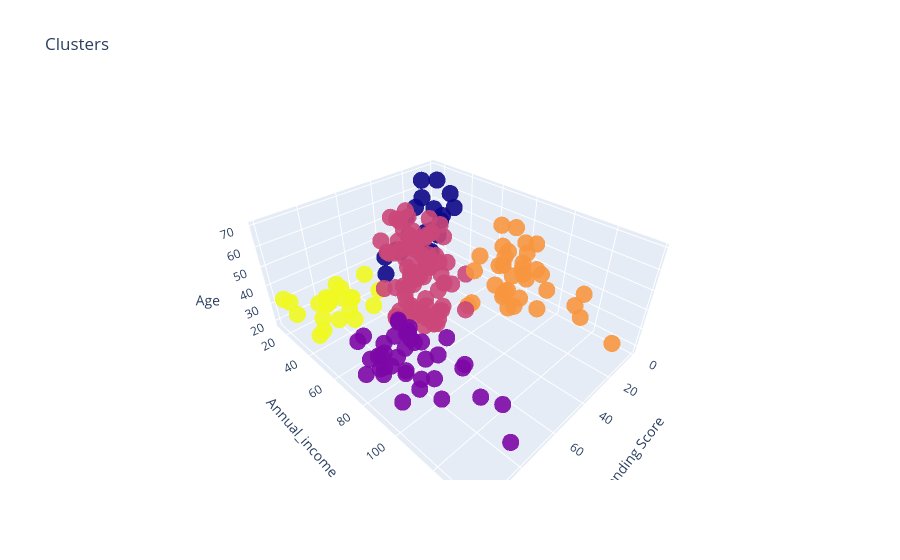

Notebook cell for this chart:
### Code cell
import plotly as py
import plotly.graph_objs as go
#Create a 3d plot to view the data sepparation made by Kmeans
trace1 = go.Scatter3d(
    x= X['Spending Score (1-100)'],
    y= X['Annual Income (k$)'],
    z= X['Age'],
    mode='markers',
     marker=dict(
        color = labels, 
        size= 10,
        line=dict(
            color= labels,
        ),
        opacity = 0.9
     )
)
layout = go.Layout(
    title= 'Clusters',
    scene = dict(
            xaxis = dict(title  = 'Spending Score'),
            yaxis = dict(title  = 'Annual_income'),
            zaxis = dict(title  = 'Age')
        )
)
fig = go.Figure(data=trace1, layout=layout)
py.offline.iplot(fig)

### Figure 1 — Plotly figure (JSON) as saved in the notebook; plotly's stock layout.template omitted (floating-point values rounded to 4 significant figures; data arrays with more than 128 entries replaced by an {"elided": "..."} marker saying what was removed)
{"data": [{"marker": {"color": {"elided": "200 int values"}, "line": {"color": {"elided": "200 int values"}}, "opacity": 0.9, "size": 10}, "mode": "markers", "type": "scatter3d", "x": {"elided": "200 int values"}, "y": {"elided": "200 int values"}, "z": {"elided": "200 int values"}}], "layout": {"scene": {"xaxis": {"title": {"text": "Spending Score"}}, "yaxis": {"title": {"text": "Annual_income"}}, "zaxis": {"title": {"text": "Age"}}}, "title": {"text": "Clusters"}}}
